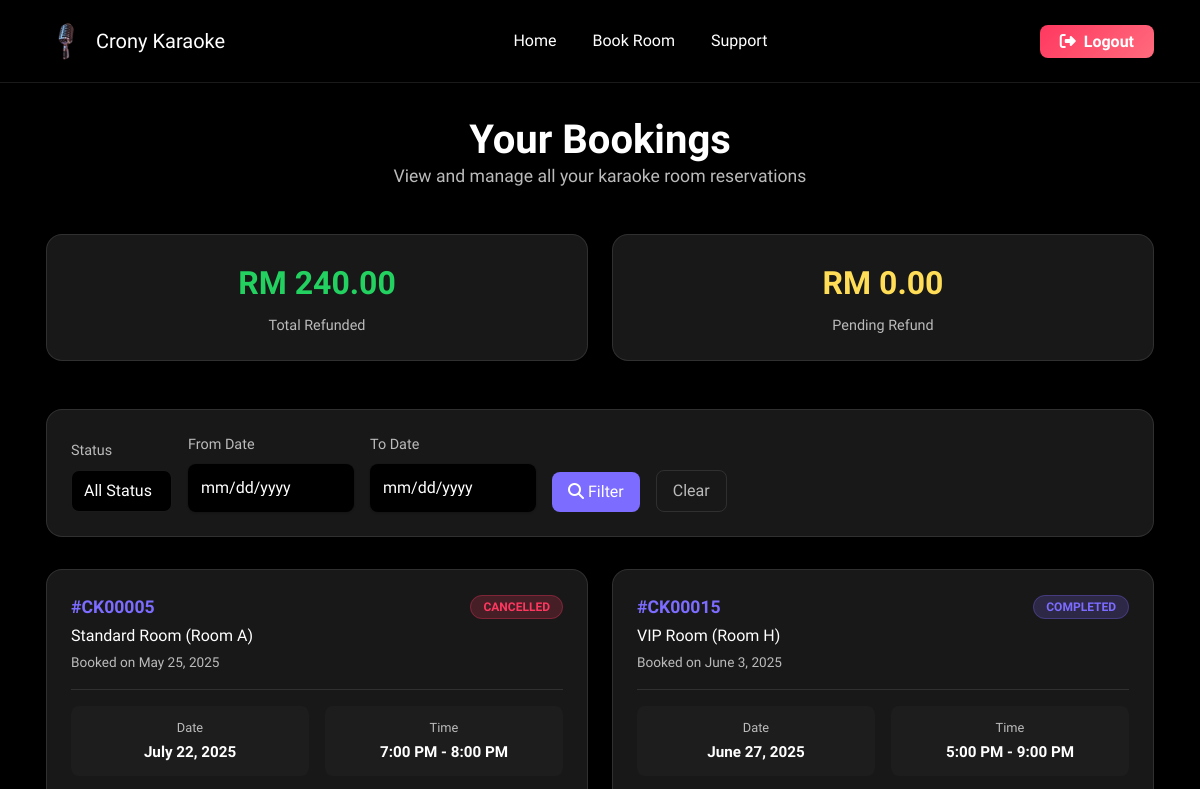
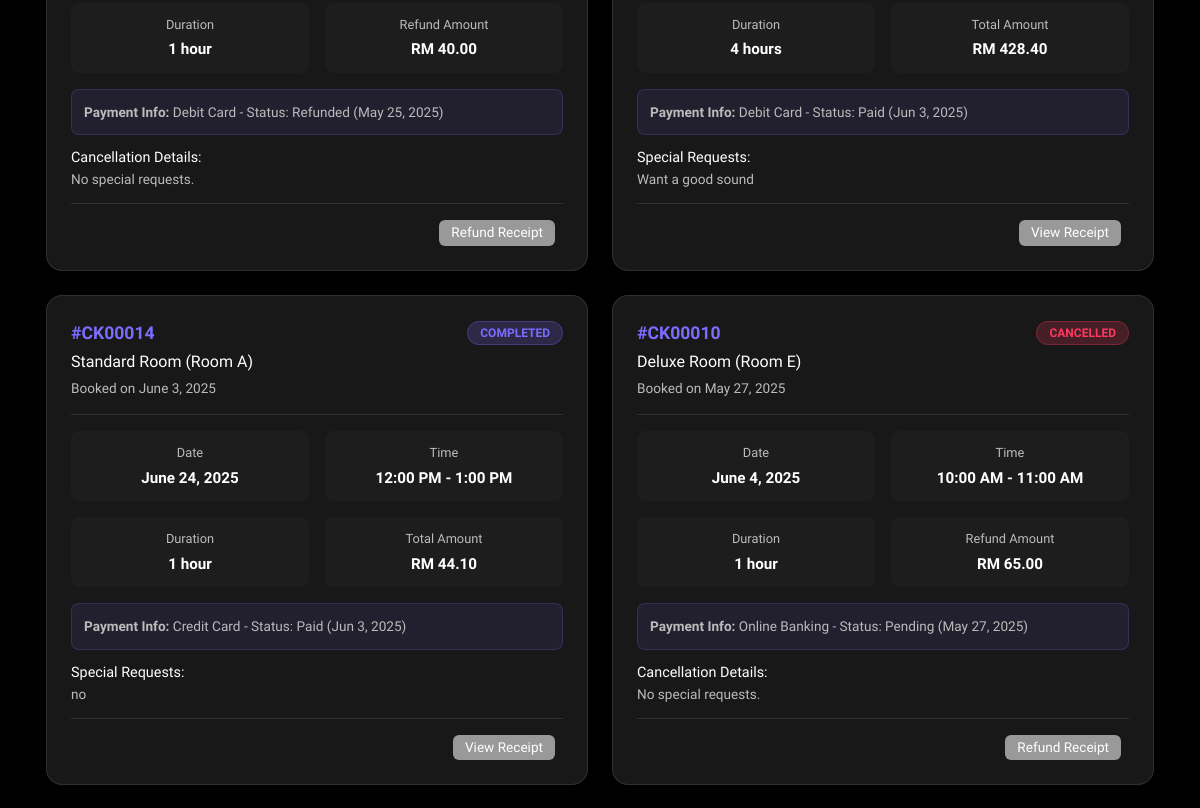
Before: /karaoke-reservation-web/user/booking.php (signed in, upper part) with the older database file (2 pictures, top to bottom).
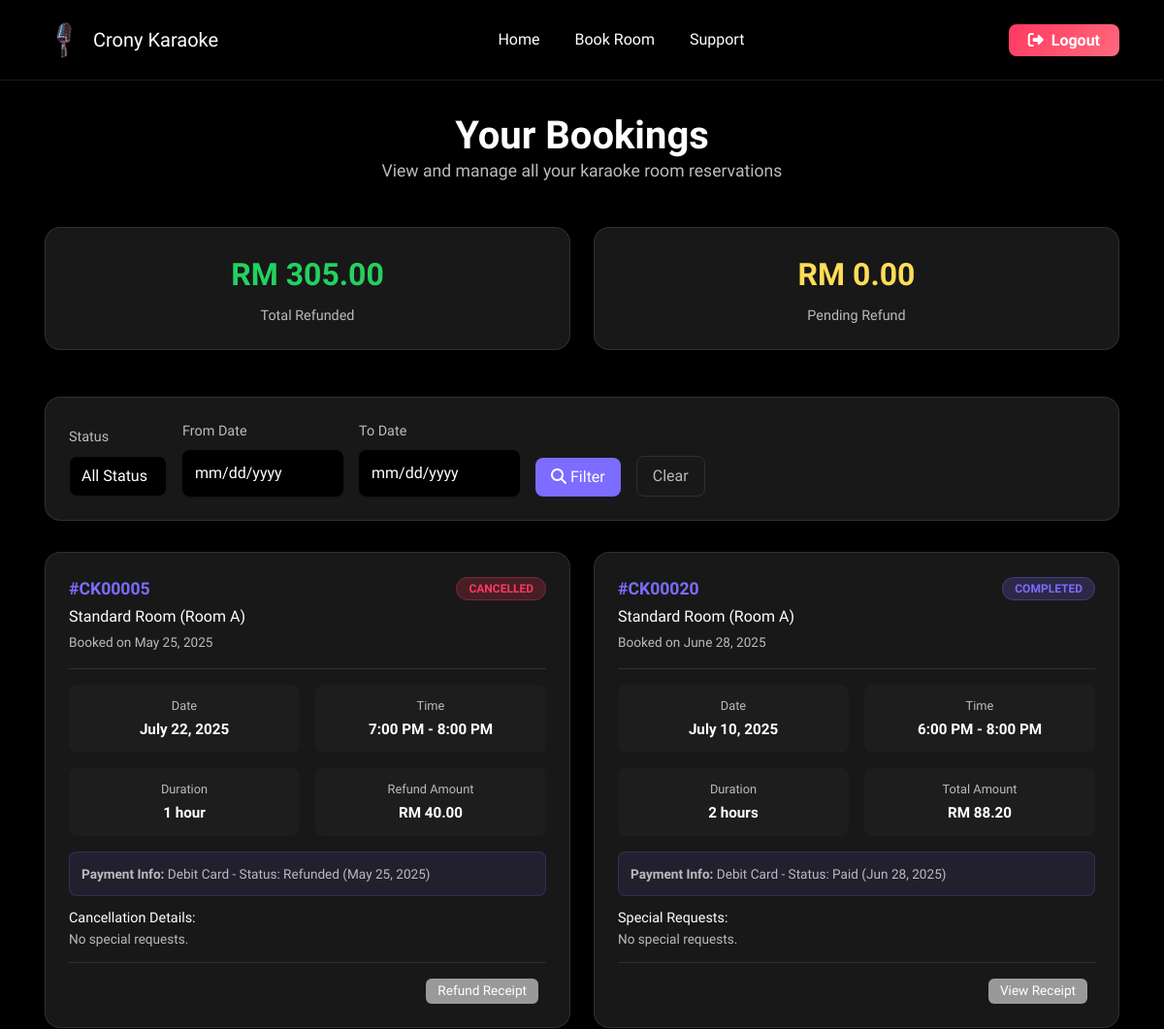
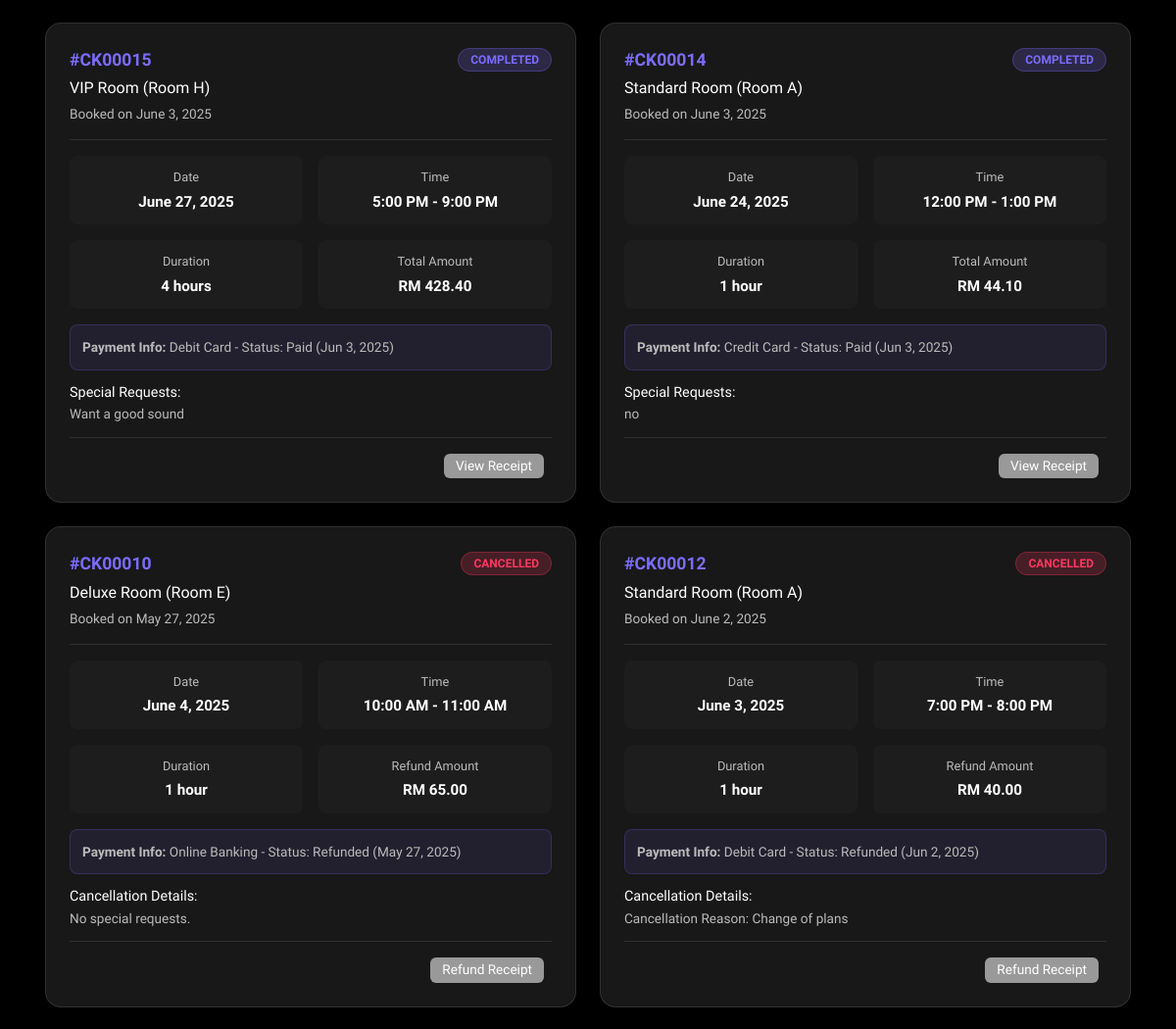
After: the same page with the newer database file (2 pictures, top to bottom).
### tables this page shows
CREATE TABLE `reservations` (
  `reservationID` int(11) NOT NULL,
  `userID` int(11) DEFAULT NULL,
  `roomID` int(11) DEFAULT NULL,
  `reservationDate` date DEFAULT NULL,
  `startTime` time DEFAULT NULL,
  `endTime` time DEFAULT NULL,
  `totalPrice` decimal(10,2) DEFAULT NULL,
  `status` enum('pending','confirmed','cancelled') DEFAULT 'pending',
  `addInfo` text NOT NULL,
  `createdAt` timestamp NOT NULL DEFAULT current_timestamp()
);

CREATE TABLE `packages` (
  `packageID` int(11) NOT NULL,
  `packageName` varchar(100) DEFAULT NULL,
  `description` text DEFAULT NULL,
  `image` varchar(255) DEFAULT NULL,
  `pricePerHour` decimal(10,2) DEFAULT NULL
);

CREATE TABLE `rooms` (
  `roomID` int(11) NOT NULL,
  `roomName` varchar(100) DEFAULT NULL,
  `capacity` int(11) DEFAULT NULL,
  `status` enum('available','unavailable') DEFAULT 'available',
  `packageID` int(11) DEFAULT NULL
);

CREATE TABLE `payments` (
  `paymentID` int(11) NOT NULL,
  `reservationID` int(11) DEFAULT NULL,
  `paymentMethod` varchar(50) DEFAULT NULL,
  `amountPaid` decimal(10,2) DEFAULT NULL,
  `paymentDate` timestamp NOT NULL DEFAULT current_timestamp(),
  `paymentStatus` enum('pending','paid','refunded') DEFAULT 'pending'
);

### karaoke-reservation-web/user/booking.php (the view, shortened to what this page needs)
<?php
include '../dbconfig.php';
$userID = $_SESSION['userID'];
$statsQuery = "
    SELECT
        COUNT(*) as total_bookings,
        SUM(CASE WHEN r.status = 'confirmed' THEN 1 ELSE 0 END) as confirmed_bookings,
        SUM(CASE WHEN r.status = 'pending' THEN 1 ELSE 0 END) as pending_bookings,
        SUM(CASE WHEN r.status = 'cancelled' THEN 1 ELSE 0 END) as cancelled_bookings,
        SUM(CASE WHEN p.paymentStatus = 'refunded' THEN p.amountPaid ELSE 0 END) as total_refunded,
        SUM(CASE WHEN r.status = 'cancelled' AND p.paymentStatus = 'paid' THEN p.amountPaid ELSE 0 END) as pending_refund
    FROM reservations r
    LEFT JOIN payments p ON r.reservationID = p.reservationID
    WHERE r.userID = ?
";
$stmt = $conn->prepare($statsQuery);
$stmt->bind_param("i", $userID);
$stmt->execute();
$stats = $stmt->get_result()->fetch_assoc();
$bookingsQuery = "
    SELECT
        r.reservationID,
        r.reservationDate,
        r.startTime,
        r.endTime,
        r.totalPrice,
        r.status as reservationStatus,
        r.addInfo,
        r.createdAt,
        ro.roomName,
        pk.packageName,
        pk.pricePerHour,
        p.paymentStatus,
        p.paymentMethod,
        p.amountPaid,
        p.paymentDate,
        TIMESTAMPDIFF(HOUR, r.startTime, r.endTime) as duration
    FROM reservations r
    JOIN rooms ro ON r.roomID = ro.roomID
    JOIN packages pk ON ro.packageID = pk.packageID
    LEFT JOIN payments p ON r.reservationID = p.reservationID
    WHERE r.userID = ?
    ORDER BY r.reservationDate DESC, r.startTime DESC
";
$stmt = $conn->prepare($bookingsQuery);
$stmt->bind_param("i", $userID);
$stmt->execute();
$bookings = $stmt->get_result();
?>
<!DOCTYPE html>
<html lang="en">
<head>
  <link rel="stylesheet" href="../assets/bootstrap/css/bootstrap.min.css">
  <link rel="stylesheet" href="../assets/animatecss/animate.css">
  <link rel="stylesheet" href="../assets/theme/css/style.css">
  <link rel="stylesheet" href="https://cdnjs.cloudflare.com/ajax/libs/font-awesome/6.4.2/css/all.min.css">
  <link rel="stylesheet" href="style.css">
</head>
<body>
  <nav class="navbar navbar-expand-lg navbar-dark fixed-top">
    <div class="container">
      <a class="navbar-brand" href="user_home.php">
        <img src="../assets/images/cronykaraoke-1.webp" alt="Crony Karaoke Logo">
        <span>Crony Karaoke</span>
      </a>
      <div class="collapse navbar-collapse" id="navbarNav">
        <ul class="navbar-nav ms-auto me-auto">
          <li class="nav-item">
            <a class="nav-link" href="user_home.php">Home</a>
          </li>
          <li class="nav-item">
            <a class="nav-link" href="make_reservation.php">Book Room</a>
          </li>
          <li class="nav-item">
            <a class="nav-link" href="mailto:helper@cronykaraoke.com">Support</a>
          </li>
        </ul>
        <a class="btn-logout" href="../logout.php">
          <i class="fas fa-sign-out-alt me-1"></i>
          Logout
        </a>
      </div>
    </div>
  </nav>
  <main class="main-content">
    <div class="container">
      <div class="page-header">
        <h1 class="page-title">Your Bookings</h1>
        <p class="page-subtitle">View and manage all your karaoke room reservations</p>
      </div>
      <div class="stats-grid">
        <div class="stats-card">
          <div class="stats-number stats-refunded">RM <?php echo number_format($stats['total_refunded'], 2); ?></div>
          <div class="stats-label">Total Refunded</div>
        </div>
        <div class="stats-card">
          <div class="stats-number stats-pending">RM <?php echo number_format($stats['pending_refund'], 2); ?></div>
          <div class="stats-label">Pending Refund</div>
        </div>
      </div>
      <div class="filter-section">
        <form class="filter-form" onsubmit="applyFilters(); return false;">
          <div class="filter-group">
            <label class="filter-label">Status</label>
            <select class="form-select" id="statusFilter">
              <option value="">All Status</option>
            </select>
          </div>
          <div class="filter-group">
            <label class="filter-label">From Date</label>
            <input type="date" class="form-control" id="dateFrom">
          </div>
          <div class="filter-group">
            <label class="filter-label">To Date</label>
            <input type="date" class="form-control" id="dateTo">
          </div>
          <div class="filter-group">
            <button type="submit" class="btn-filter">
              <i class="fas fa-search me-1"></i>Filter
            </button>
          </div>
          <div class="filter-group">
            <button type="button" class="btn-clear" onclick="clearFilters()">
              Clear
            </button>
          </div>
        </form>
      </div>
      <div id="bookings-container">
        <?php if ($bookings->num_rows > 0): ?>
        <div class="bookings-grid">
        <?php
          while ($booking = $bookings->fetch_assoc()):
            $currentDate = new DateTime();
            $bookingDate = new DateTime($booking['reservationDate']);
            $isPastBooking = $bookingDate < $currentDate;
            $displayStatus = $booking['reservationStatus'];
            if ($displayStatus == 'confirmed' && $isPastBooking) {
                $displayStatus = 'completed';
            }
            $formattedDate = date('F j, Y', strtotime($booking['reservationDate']));
            $formattedStartTime = date('g:i A', strtotime($booking['startTime']));
            $formattedEndTime = date('g:i A', strtotime($booking['endTime']));
            $createdDate = date('F j, Y', strtotime($booking['createdAt']));
            $bookingReference = '#CK' . str_pad($booking['reservationID'], 5, '0', STR_PAD_LEFT);
        ?>
          <div class="booking-card" data-status="<?php echo $booking['reservationStatus']; ?>" data-date="<?php echo $booking['reservationDate']; ?>">
            <div class="booking-header">
              <div>
                <div class="booking-reference"><?php echo $bookingReference; ?></div>
                <div class="booking-room"><?php echo $booking['packageName']; ?> Room (<?php echo $booking['roomName']; ?>)</div>
                <div class="booking-created">Booked on <?php echo $createdDate; ?></div>
              </div>
              <div>
                <span class="status-badge status-<?php echo $displayStatus; ?>">
                  <?php
                  echo ucfirst($displayStatus);
                  ?>
                </span>
              </div>
            </div>
            <div class="booking-details">
              <div class="detail-item">
                <div class="detail-label">Date</div>
                <div class="detail-value"><?php echo $formattedDate; ?></div>
              </div>
              <div class="detail-item">
                <div class="detail-label">Time</div>
                <div class="detail-value"><?php echo $formattedStartTime . ' - ' . $formattedEndTime; ?></div>
              </div>
              <div class="detail-item">
                <div class="detail-label">Duration</div>
                <div class="detail-value"><?php echo $booking['duration']; ?> hour<?php echo $booking['duration'] > 1 ? 's' : ''; ?></div>
              </div>
              <div class="detail-item">
                <div class="detail-label"><?php echo $booking['reservationStatus'] == 'cancelled' ? 'Refund Amount' : 'Total Amount'; ?></div>
                <div class="detail-value">RM <?php echo number_format($booking['totalPrice'], 2); ?></div>
              </div>
            </div>
            <?php if ($booking['paymentStatus'] && $booking['paymentMethod']): ?>
            <div class="payment-info">
              <strong>Payment Info:</strong> <?php echo ucfirst($booking['paymentMethod']); ?> -
              Status: <?php echo ucfirst($booking['paymentStatus']); ?>
              <?php if ($booking['paymentDate']): ?>
              (<?php echo date('M j, Y', strtotime($booking['paymentDate'])); ?>)
              <?php endif; ?>
            </div>
            <?php endif; ?>
            <div class="special-requests">
              <h6>
                <?php echo $booking['reservationStatus'] == 'cancelled' ? 'Cancellation Details:' : 'Special Requests:'; ?>
              </h6>
              <p>
                <?php echo !empty($booking['addInfo']) ? nl2br(htmlspecialchars($booking['addInfo'])) : 'No special requests.'; ?>
              </p>
            </div>
            <div class="action-buttons">
              <?php if ($booking['paymentStatus']): ?>
                <a href="view_invoice.php?id=<?php echo $booking['reservationID']; ?>" class="action-btn btn-secondary-action">
                  <?php echo $booking['reservationStatus'] == 'cancelled' ? 'Refund Receipt' : 'View Receipt'; ?>
                </a>
              <?php endif; ?>
            </div>
          </div>
        <?php endwhile; ?>
        </div>
        <?php endif; ?>
      </div>
    </div>
  </main>
</body>
</html>

### karaoke-reservation-web/assets/theme/css/style.css (style rules this page uses)
body { font-style: normal; line-height: 1.5; font-weight: 400; color: #232323; position: relative; }
button { background-color: transparent; border-color: transparent; }
section, .container, .container-fluid { position: relative; word-wrap: break-word; }
a { font-style: normal; font-weight: 400; cursor: pointer; }
a, a:hover { text-decoration: none; }
h1, h2, h3, h4, h5, h6, .display-1, .display-2, .display-4, .display-5, .display-7, span, p, a { line-height: 1; word-break: break-word; word-wrap: break-word; font-weight: 400; }
b, strong { font-weight: bold; }
img, iframe { display: block; width: 100%; }
[type=submit] { -webkit-appearance: none; }
.navbar { display: -webkit-flex; -webkit-flex-wrap: wrap; -webkit-align-items: center; -webkit-justify-content: space-between; }
.navbar-collapse { -webkit-flex-basis: 100%; -webkit-flex-grow: 1; -webkit-align-items: center; }
html, body { height: auto; min-height: 100vh; }
.form-control { background-color: #ffffff; background-clip: border-box; color: #232323; line-height: 1rem !important; height: auto; padding: 1.2rem 2rem; transition: border-color 0.25s ease 0s; border: 1px solid transparent !important; border-radius: 4px; box-shadow: rgba(0, 0, 0, 0.07) 0px 1px 1px 0px, rgba(0, 0, 0, 0.07) 0px 1px 3px 0px, rgba(0, 0, 0, 0.03) 0px 0px 0px 1px; }
.form-control, form .btn { min-height: 48px; }
ul, ol, pre, blockquote { margin-bottom: 2.3125rem; }
.container, .container-fluid { padding-left: 16px; padding-right: 16px; }

### karaoke-reservation-web/user/style.css (style rules this page uses)
:root { --primary-color: #7c6cff; --primary-light: #afa5f5; --bg-dark: #000; --bg-card: #181818; --text-white: #fff; --text-gray: #bbb; --text-dark-gray: #999; --border-color: rgba(255, 255, 255, 0.1); --shadow: 0 2px 8px rgba(0,0,0,0.08); --error-color: #ff3860; --success-color: #23d160; --warning-color: #ffdd57; }
body { background-color: var(--bg-dark); color: var(--text-white); font-family: 'Inter Tight', sans-serif; min-height: 100vh; }
.navbar { background: rgba(0,0,0,0.95) !important; backdrop-filter: blur(10px); border-bottom: 1px solid var(--border-color); padding: 1rem 0; }
.navbar-brand { font-weight: 700; color: var(--text-white) !important; display: flex; align-items: center; }
.navbar-brand img { height: 40px; margin-right: 10px; }
.navbar-nav .nav-link { color: var(--text-white) !important; font-weight: 500; margin: 0 10px; transition: color 0.3s ease; }
.btn-logout { background: linear-gradient(135deg, var(--error-color), #ff6b7d); color: white; border: none; padding: 8px 20px; border-radius: 8px; font-weight: 600; text-decoration: none; transition: all 0.3s ease; }
.main-content { padding: 120px 0 80px 0; min-height: calc(100vh - 200px); }
.status-badge { padding: 4px 12px; border-radius: 20px; font-size: 0.85rem; font-weight: 600; text-transform: uppercase; }
.status-cancelled { background: rgba(255, 56, 96, 0.2); color: var(--error-color); border: 1px solid rgba(255, 56, 96, 0.3); }
.action-btn { padding: 6px 12px; border-radius: 6px; font-size: 0.85rem; font-weight: 500; text-decoration: none; transition: all 0.3s ease; margin-right: 0.5rem; }

Changed rows visible on the page:
added reservations: reservationID "#CK00020", packages.packageName "Standard", roomID.roomName "Room A", createdAt "June 28, 2025", displayStatus "COMPLETED", reservationDate "July 10, 2025", startTime "6:00 PM", endTime "8:00 PM", duration "2", shows "Total Amount", totalPrice "88.20", payments.paymentMethod "Debit Card", payments.paymentStatus "Paid", payments.paymentDate "Jun 28, 2025", shows "Special Requests:", addInfo "No special requests.", shows "View Receipt"
changed through a linked row, reservations "#CK00010": payments.paymentStatus "Pending" → "Refunded"
now on this page (row unchanged): reservations: reservationID "#CK00012", packages.packageName "Standard", roomID.roomName "Room A", createdAt "June 2, 2025", status "CANCELLED", reservationDate "June 3, 2025", startTime "7:00 PM", endTime "8:00 PM", duration "1", shows "Refund Amount", totalPrice "40.00", payments.paymentMethod "Debit Card", payments.paymentStatus "Refunded", payments.paymentDate "Jun 2, 2025", shows "Cancellation Details:", addInfo "Cancellation Reason: Change of plans", shows "Refund Receipt"
Other visible differences:
$stats['total_refunded']: "240.00" → "305.00"
